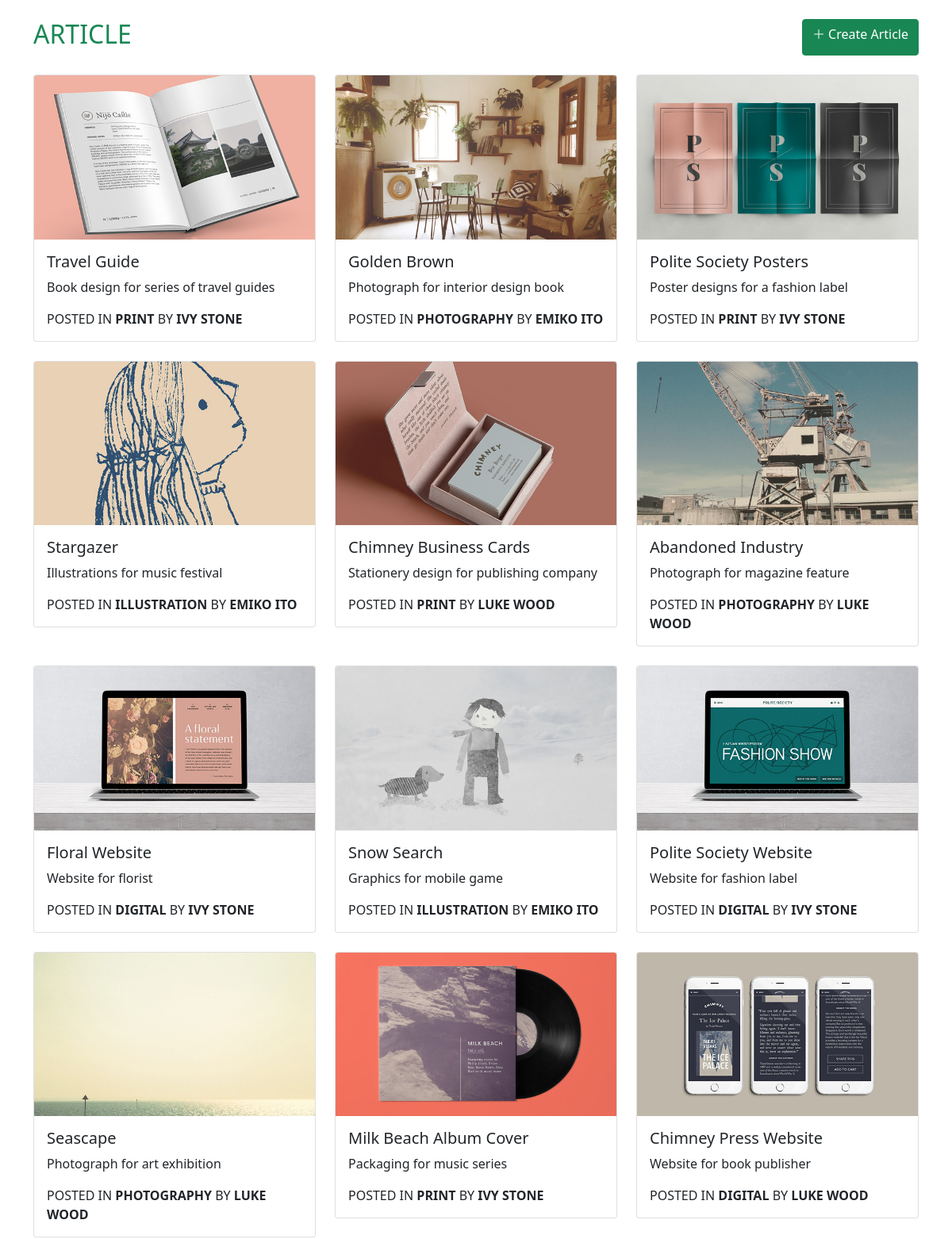
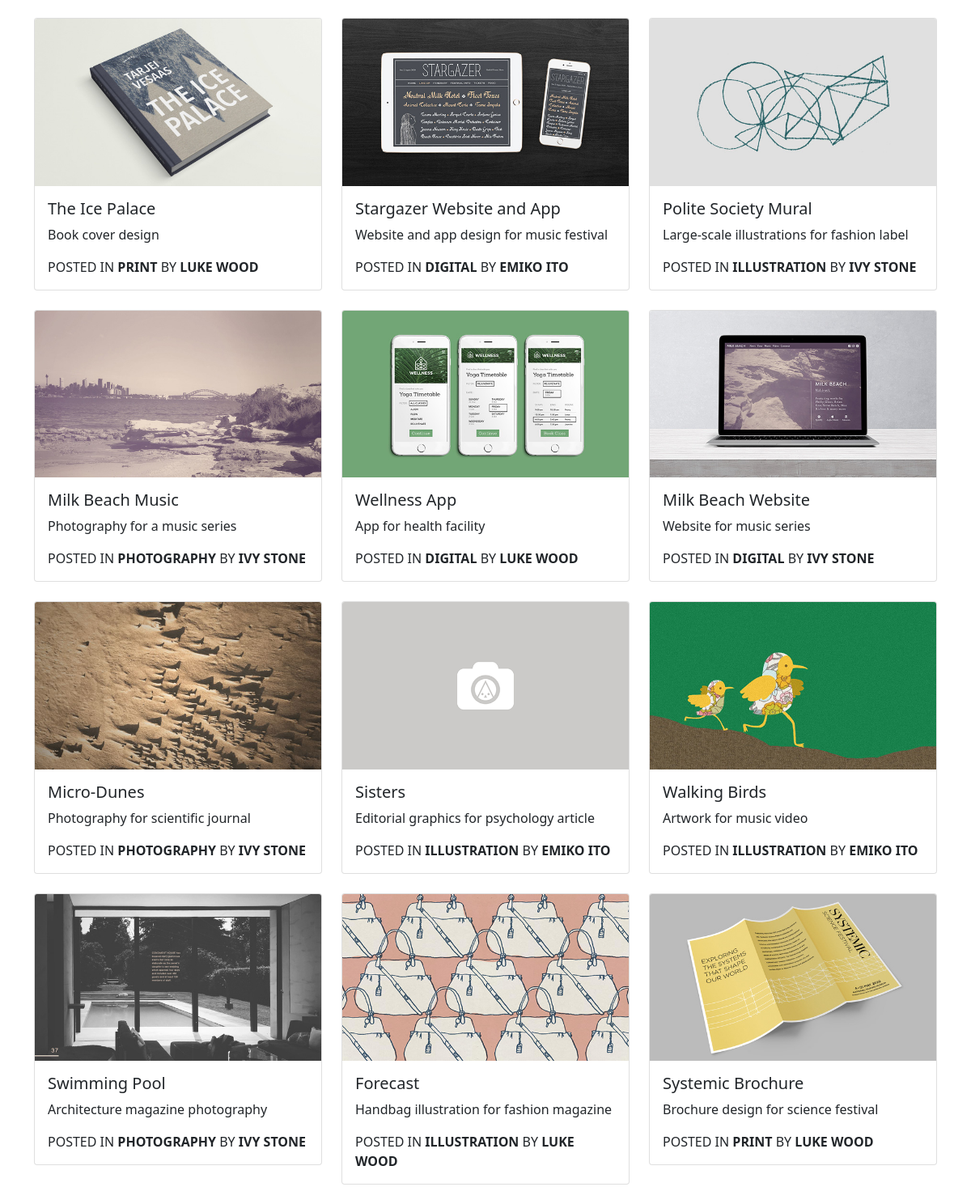
The page / on the database its author committed (2 pictures, top to bottom).
### tables this page shows
CREATE TABLE IF NOT EXISTS `article` (
  `id` int(11) NOT NULL AUTO_INCREMENT,
  `title` varchar(80) NOT NULL,
  `summary` varchar(254) NOT NULL,
  `content` text NOT NULL,
  `created` timestamp NOT NULL DEFAULT current_timestamp(),
  `category_id` int(11) NOT NULL,
  `member_id` int(11) NOT NULL,
  `image_id` int(11) DEFAULT NULL,
  `published` tinyint(4) NOT NULL DEFAULT 0,
  PRIMARY KEY (`id`),
  UNIQUE KEY `title` (`title`),
  KEY `category_id` (`category_id`),
  KEY `author_id` (`member_id`),
  KEY `image_id` (`image_id`),
  CONSTRAINT `category_exists` FOREIGN KEY (`category_id`) REFERENCES `category` (`id`),
  CONSTRAINT `image_exists` FOREIGN KEY (`image_id`) REFERENCES `image` (`id`),
  CONSTRAINT `member_exists` FOREIGN KEY (`member_id`) REFERENCES `member` (`id`)
);

CREATE TABLE IF NOT EXISTS `image` (
  `id` int(11) NOT NULL AUTO_INCREMENT,
  `file` varchar(254) NOT NULL,
  `alt` varchar(1000) NOT NULL,
  PRIMARY KEY (`id`)
);

CREATE TABLE IF NOT EXISTS `category` (
  `id` int(11) NOT NULL AUTO_INCREMENT,
  `name` varchar(24) NOT NULL,
  `description` varchar(254) NOT NULL,
  `navigation` tinyint(1) NOT NULL,
  PRIMARY KEY (`id`),
  UNIQUE KEY `name` (`name`)
);

### app/controllers/ArticleController.php (called while the page is built, shortened)
<?php
require_once APP_ROOT.'/app/services/ArticleService.php';
class ArticleController {
    public function index(){
        $articleService = new ArticleService();
        $articles = $articleService->getAllArticle();
        include APP_ROOT.'/app/views/article/index.php';
    }
}

### public/index.php (called while the page is built, shortened)
<?php
$action =  isset($_GET['action']) ? $_GET['action'] : 'index';
 $myObj = new $controller();
 $myObj->$action();
?>

### app/services/ArticleService.php (called while the page is built, shortened)
<?php
class ArticleService{
    public function getAllArticle(){
        try {
            $dbConnection = new DBConnection();
            $conn = $dbConnection->getConnection();
            $sql = "SELECT a.id, a.title, a.summary, a.created,
                    a.member_id, CONCAT(m.forename, ' ', m.surname) AS author,
                    a.image_id, i.file as image_file,
                    a.category_id, c.name AS category
                    FROM article AS a
                    JOIN member AS m ON a.member_id = m.id
                    JOIN category AS c ON c.id = a.category_id
                    LEFT JOIN image AS i ON a.image_id = i.id
                    WHERE a.published = 1 ORDER BY created DESC";
            $stmt = $conn->query($sql);
            $articles = $stmt->fetchAll();
            return $articles;
        } catch (PDOException $e){
            return $articles=[];
        }
    }
}

### app/views/article/index.php (the view, shortened to what this page needs)
<!DOCTYPE html>
<html lang="en">
<head>
    <link href="https://cdn.jsdelivr.net/npm/bootstrap@5.0.2/dist/css/bootstrap.min.css" rel="stylesheet">
    <link rel="stylesheet" href="https://cdn.jsdelivr.net/npm/bootstrap-icons@1.10.5/font/bootstrap-icons.css">
</head>
<body>
    <div class="container">
        <div class="d-flex my-4">
            <h2 class="text-success text-uppercase">Article</h2>
            <a href="<?= DOMAIN.'public/index.php?controller=article&action=create'?>" class="btn btn-success ms-auto"><i class="bi bi-plus-lg"></i> Create Article</a>
        </div>
        <div class="row">
            <?php foreach ($articles as $article) {?>
                <div class="col-md-4 mb-4">
                    <div class="card">
                        <?php
                            if($article['image_file'] == null){
                                $article['image_file'] = 'blank.png';
                            }
                        ?>
                        <img src="images/<?= $article['image_file'] ?>" class="card-img-top">
                        <div class="card-body">
                            <h5 class="card-title"><?= $article['title'] ?></h5>
                            <p class="card-text"><?= $article['summary'] ?></p>
                            <p class="card-text text-uppercase">posted in <b><?= $article['category']?></b> by <b><?= $article['author'] ?></b></p>
                        </div>
                    </div>
                </div>
            <?php } ?>
        </div>
    </div>
</body>
</html>

### rows shown on the page
article: image.file (picture), title "Travel Guide", summary "Book design for series of travel guides", category.name "PRINT", author "IVY STONE"
article: image.file (picture), title "Golden Brown", summary "Photograph for interior design book", category.name "PHOTOGRAPHY", author "EMIKO ITO"
article: image.file (picture), title "Polite Society Posters", summary "Poster designs for a fashion label", category.name "PRINT", author "IVY STONE"
article: image.file (picture), title "Stargazer", summary "Illustrations for music festival", category.name "ILLUSTRATION", author "EMIKO ITO"
article: image.file (picture), title "Chimney Business Cards", summary "Stationery design for publishing company", category.name "PRINT", author "LUKE WOOD"
article: image.file (picture), title "Abandoned Industry", summary "Photograph for magazine feature", category.name "PHOTOGRAPHY", author "LUKE WOOD"
article: image.file (picture), title "Floral Website", summary "Website for florist", category.name "DIGITAL", author "IVY STONE"
article: image.file (picture), title "Snow Search", summary "Graphics for mobile game", category.name "ILLUSTRATION", author "EMIKO ITO"
article: image.file (picture), title "Polite Society Website", summary "Website for fashion label", category.name "DIGITAL", author "IVY STONE"
article: image.file (picture), title "Seascape", summary "Photograph for art exhibition", category.name "PHOTOGRAPHY", author "LUKE WOOD"
article: image.file (picture), title "Milk Beach Album Cover", summary "Packaging for music series", category.name "PRINT", author "IVY STONE"
article: image.file (picture), title "Chimney Press Website", summary "Website for book publisher", category.name "DIGITAL", author "LUKE WOOD"
article: image.file (picture), title "The Ice Palace", summary "Book cover design", category.name "PRINT", author "LUKE WOOD"
article: image.file (picture), title "Stargazer Website and App", summary "Website and app design for music festival", category.name "DIGITAL", author "EMIKO ITO"
article: image.file (picture), title "Polite Society Mural", summary "Large-scale illustrations for fashion label", category.name "ILLUSTRATION", author "IVY STONE"
article: image.file (picture), title "Milk Beach Music", summary "Photography for a music series", category.name "PHOTOGRAPHY", author "IVY STONE"
article: image.file (picture), title "Wellness App", summary "App for health facility", category.name "DIGITAL", author "LUKE WOOD"
article: image.file (picture), title "Milk Beach Website", summary "Website for music series", category.name "DIGITAL", author "IVY STONE"
article: image.file (picture), title "Micro-Dunes", summary "Photography for scientific journal", category.name "PHOTOGRAPHY", author "IVY STONE"
article: shows a picture, title "Sisters", summary "Editorial graphics for psychology article", category.name "ILLUSTRATION", author "EMIKO ITO"
article: image.file (picture), title "Walking Birds", summary "Artwork for music video", category.name "ILLUSTRATION", author "EMIKO ITO"
article: image.file (picture), title "Swimming Pool", summary "Architecture magazine photography", category.name "PHOTOGRAPHY", author "IVY STONE"
article: image.file (picture), title "Forecast", summary "Handbag illustration for fashion magazine", category.name "ILLUSTRATION", author "LUKE WOOD"
article: image.file (picture), title "Systemic Brochure", summary "Brochure design for science festival", category.name "PRINT", author "LUKE WOOD"
